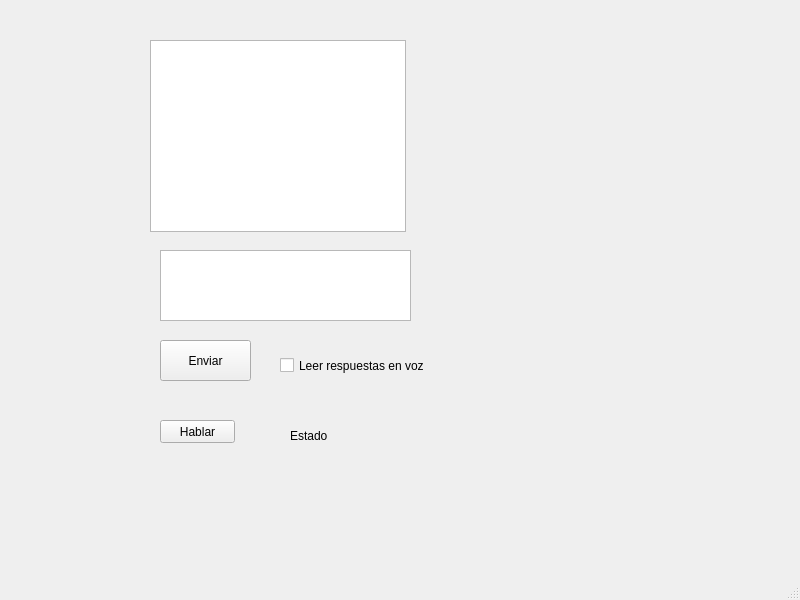
<?xml version="1.0" encoding="UTF-8"?>
<ui version="4.0">
 <class>ventanaPrincipal</class>
 <widget class="QMainWindow" name="ventanaPrincipal">
  <property name="geometry">
   <rect>
    <x>0</x>
    <y>0</y>
    <width>800</width>
    <height>600</height>
   </rect>
  </property>
  <property name="windowTitle">
   <string>MainWindow</string>
  </property>
  <widget class="QWidget" name="centralwidget">
   <widget class="QTextBrowser" name="chatView">
    <property name="geometry">
     <rect>
      <x>150</x>
      <y>40</y>
      <width>256</width>
      <height>192</height>
     </rect>
    </property>
   </widget>
   <widget class="QTextEdit" name="txtEntrada">
    <property name="geometry">
     <rect>
      <x>160</x>
      <y>250</y>
      <width>251</width>
      <height>71</height>
     </rect>
    </property>
   </widget>
   <widget class="QPushButton" name="btnEnviar">
    <property name="geometry">
     <rect>
      <x>160</x>
      <y>340</y>
      <width>91</width>
      <height>41</height>
     </rect>
    </property>
    <property name="text">
     <string>Enviar</string>
    </property>
   </widget>
   <widget class="QCheckBox" name="chkLeer">
    <property name="geometry">
     <rect>
      <x>280</x>
      <y>340</y>
      <width>161</width>
      <height>51</height>
     </rect>
    </property>
    <property name="text">
     <string>Leer respuestas en voz</string>
    </property>
   </widget>
   <widget class="QPushButton" name="btnHablar">
    <property name="geometry">
     <rect>
      <x>160</x>
      <y>420</y>
      <width>75</width>
      <height>23</height>
     </rect>
    </property>
    <property name="text">
     <string>Hablar</string>
    </property>
   </widget>
   <widget class="QLabel" name="lblEstado">
    <property name="geometry">
     <rect>
      <x>290</x>
      <y>420</y>
      <width>81</width>
      <height>31</height>
     </rect>
    </property>
    <property name="text">
     <string>Estado</string>
    </property>
   </widget>
  </widget>
  <widget class="QMenuBar" name="menubar">
   <property name="geometry">
    <rect>
     <x>0</x>
     <y>0</y>
     <width>800</width>
     <height>21</height>
    </rect>
   </property>
  </widget>
  <widget class="QStatusBar" name="statusbar"/>
 </widget>
 <resources/>
 <connections/>
</ui>
